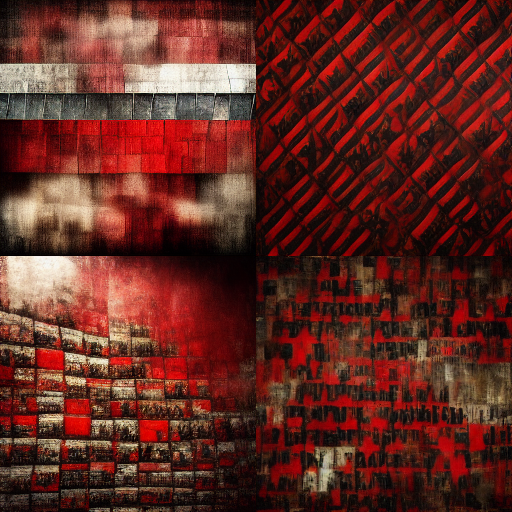
#> input picture red_room.png, 512 x 512 px
$ python main.py
#> lines starting #> are read from the running program, lines starting #| are printed output that depends on the picture
### quarter_image.py
# divide an image from MidjourneyAI into its 4 separate images.
# MidjourneyAI delivers a combined image of 4 sub images as a response to a prompt.
# Each image is cleanly located a one of the 4 respective corners.
#
import cv2 as cv
import numpy
print (cv.__version__)


#print (numpy._version)

# Note - Samples Images begins at '2'. This is an artifact of when I was downloading images, and the order they loaded on Discord. Not all images on the Discord are sets of 4. Some are single images.
img_path = 'red_room.png'
#img_path = 'sample-images/2.png'
img = cv.imread(img_path)
#> img is the input picture: shape (512, 512, 3); mean B, G, R 34.1, 42.1, 97.4
shape = img.shape
#> shape = (512, 512, 3)
rows, cols, channels = shape
#> rows = 512; cols = 512; channels = 3
print(rows)
#| 512
mid_rows = rows//2 # want floor division
#> mid_rows = 256
mid_cols = cols//2
#> mid_cols = 256

#print(mid_rows)
#print(mid_cols)
def separate_imgs():
    # Creates 4 separate images, from the respective 4 quadrants of the original image.
    img0 = img[0:mid_cols,0:mid_rows]
    img1 = img[mid_cols:cols,0:mid_rows]
    img2 = img[0:mid_cols,mid_rows:rows]
    img3 = img[mid_cols:cols,mid_rows:rows]

    # [7 lines of commented-out code are left out]
    images = [img0, img1, img2, img3]

    print('Converted to 4 images and saved.')

    return images

#TODO: Make code generic so can be fed any image. Or loops through all image names in a range.

### gen_texture.py
# Generate a texture file for the 3D mesh, off of the UV.
# Currently assuming a perfect cube.


# input uv base map
# input 1-6 Images

# output texture file as png


# Hardcode ROIs for now.
# TODO: autodetect top-left corner for each square ROI.

# ROI top-left corner: (129, 257), (385, 2), (385, 257), (385, 511), (385, 769), (639, 257)
# ROI edge length: 251 px (from uv_detect_smallest_distance.py)

import cv2 as cv
import numpy as np
from matplotlib import pyplot as plt

ROI_edge_length = 254
ROI_offset = [(129, 257), (385, 2), (385, 257), (385, 513), (385, 769), (639, 257)]

uv_img = cv.imread("Cube_UV_condensed.png")
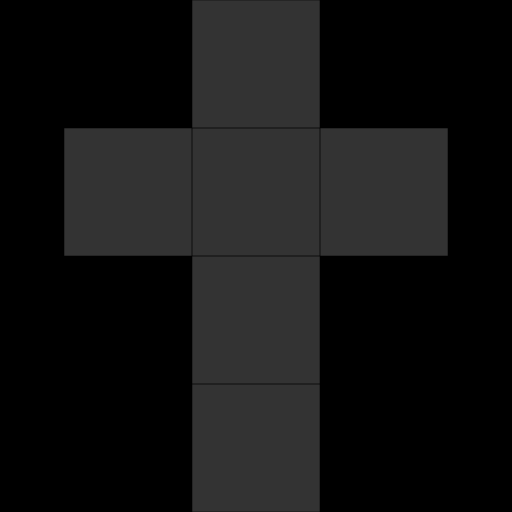
#> input picture Cube_UV_condensed.png, 1024 x 1024 px (shown at 1/2 size)
#> uv_img is the input picture: shape (1024, 1024, 3); min 0, max 51, mean 18.9
# [5 lines of commented-out code are left out]

def add_imgs_to_uv(name, images):

    img0 = images[0]
    img1 = images[1]
    img2 = images[2]
    img3 = images[3]


    print(img0.shape)
    # Check input image matches size of ROI. Resize if necessary. Assume you need to resize all images, as non-resized images will not end up modified anyways.
    img0_s = cv.resize(img0,(ROI_edge_length, ROI_edge_length))
    img1_s = cv.resize(img1,(ROI_edge_length, ROI_edge_length))
    img2_s = cv.resize(img2,(ROI_edge_length, ROI_edge_length))
    img3_s = cv.resize(img3,(ROI_edge_length, ROI_edge_length))

    # Rotate 4 faces images -90 degrees to appear upright on cube.
    # grab the dimensions of the image and calculate the center of the
    # image
    (h, w) = img3_s.shape[:2]
    (cX, cY) = (w // 2, h // 2)

    # rotate our image by -90 degrees around the image
    M = cv.getRotationMatrix2D((cX, cY), -90, 1.0)
    img0_s = cv.warpAffine(img0_s, M, (w, h))
    img1_s = cv.warpAffine(img1_s, M, (w, h))
    img2_s = cv.warpAffine(img2_s, M, (w, h))
    img3_s = cv.warpAffine(img3_s, M, (w, h))

    #cv.imshow("Rotated by -90 Degrees", rotated)

    # Note: We flip x and y coordinate. For some reason, needed.
    # Apply 4 MidjourneyAI images to 4 UV faces of cube.
    uv_img[2:256, 385:(639)] = img0_s
    uv_img[257:(257+ROI_edge_length), 385:(385+ROI_edge_length)] = img1_s
    uv_img[513:(513+ROI_edge_length), 385:(385+ROI_edge_length)] = img2_s
    uv_img[769:(769+ROI_edge_length), 385:(385+ROI_edge_length)] = img3_s

    uv_name = name + "_UV_w_textures.png"
    cv.imwrite(uv_name, uv_img)


#print(img0_s.shape)

### main.py
# Main file

import argparse

import quarter_image
import gen_texture

#TODO convert each of the scripts to using functions
# Create an image name input from command line.
# Clean up and automate handling of images.
# Keep images as imimage, not saved as separate pngs.

# Ask user for image name input and parse the input.
#parser = argparse.ArgumentParser()
#parser.add_argument('foo', type = str, help = 'Input the file name of the MidjourneyAI image you wish to process.')
#args = parser.parse_args()

#new_name = args.foo
#print(new_name)

name = "red_room"

images = quarter_image.separate_imgs()
#> in separate_imgs, `img3 = img[mid_cols:cols,mid_rows:rows]`:
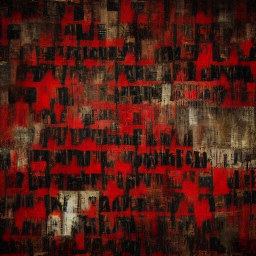
#> img3: shape (256, 256, 3); mean B, G, R 21.2, 28.9, 77.3
#> images = 4 items
gen_texture.add_imgs_to_uv(name, images)
#| (256, 256, 3)
#> in add_imgs_to_uv, `img0_s = cv.warpAffine(img0_s, M, (w, h))`:
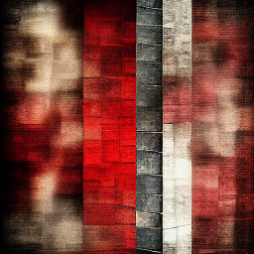
#> img0_s: shape (254, 254, 3); mean B, G, R 59, 69, 125.9
#> in add_imgs_to_uv, `img1_s = cv.warpAffine(img1_s, M, (w, h))`:
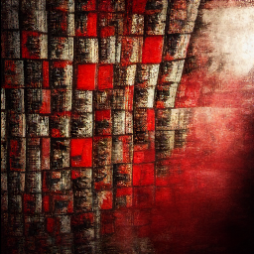
#> img1_s: shape (254, 254, 3); mean B, G, R 41.5, 52, 108.4
#> in add_imgs_to_uv, `img2_s = cv.warpAffine(img2_s, M, (w, h))`:
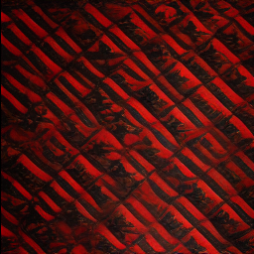
#> img2_s: shape (254, 254, 3); mean B, G, R 13.7, 17.5, 76.7
#> in add_imgs_to_uv, `img3_s = cv.warpAffine(img3_s, M, (w, h))`:
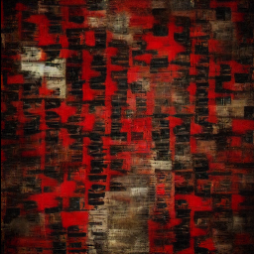
#> img3_s: shape (254, 254, 3); mean B, G, R 21.1, 28.7, 77
#> in add_imgs_to_uv, `uv_img[769:(769+ROI_edge_length), 385:(385+ROI_edge_length)] = img3_s`:
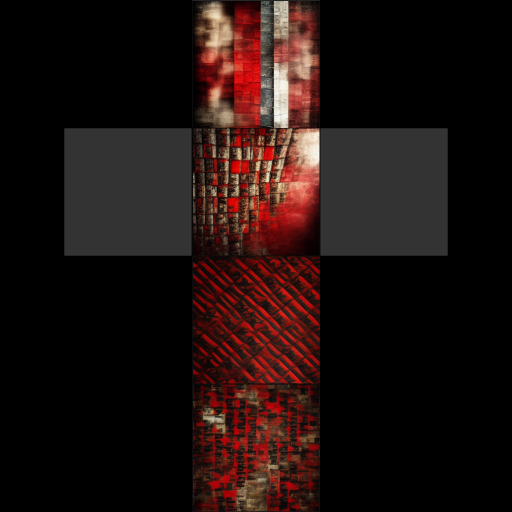
#> uv_img: shape (1024, 1024, 3) (shown at 1/2 size); mean B, G, R 14.7, 16.7, 30.3
